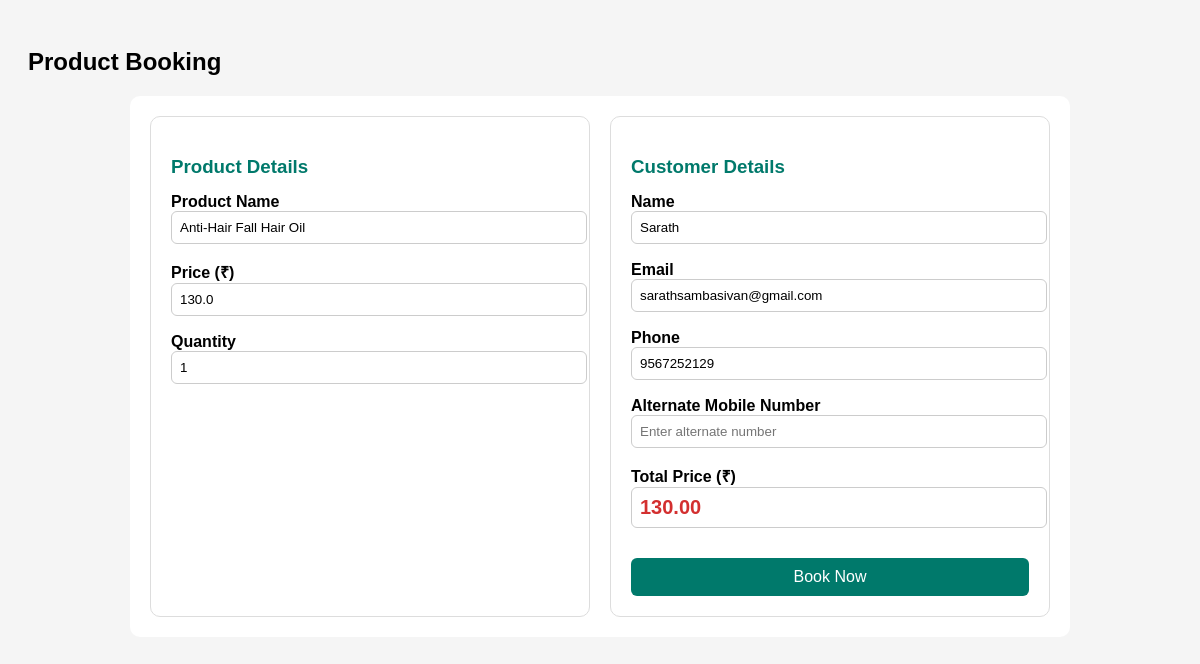
Page /product_booking/1/ (signed in) on the committed database.
### myadmin/models.py (models this page shows, shortened)
class Product(models.Model):
    product_name = models.CharField(max_length=100)
    description = models.TextField()
    price = models.FloatField()
    stock = models.IntegerField()
    available = models.BooleanField()
    image = models.ImageField(upload_to='products/', blank=True, null=True)

class Customer(models.Model):
    mobile_number = models.CharField(max_length=15)
    age = models.IntegerField()
    gender = models.CharField()
    user = models.OneToOneField(User, on_delete=models.CASCADE,related_name='customer')

### myadmin/views.py (the view, shortened to what this page needs)
# urls.py: path("product_booking/<int:id>/", views.product_booking, name="product_booking"),
def product_booking(request, id):
    product = Product.objects.get(id=id)
    user = User.objects.get(id=request.user.id)
    customer = Customer.objects.get(user_id=request.user.id)
    try:
        booking = request.session.get('booking')
        context = {
            'booking': booking,
            'product': product,
            'user': user,
            'customer': customer
        }
        return render(request, 'product_booking.html', context)
    except Exception as e:
        return redirect('customer_dashboard')

### myadmin/templates/product_booking.html (shortened to what this page needs)
{% load static %}
<!DOCTYPE html>
<html>
<head>
</head>
<body>
<h2>Product Booking</h2>
<form method="POST">
<div class="container">
    <div class="card">
        <h3>Product Details</h3>
        <label>Product Name</label>
        <input type="text" value="{{ product.product_name }}" class="input-box" readonly>
        <label>Price (₹)</label>
        <input type="text" id="price" value="{{ product.price }}" class="input-box" readonly>
        <label>Quantity</label>
        <input type="number" name="quantity" id="qty" value="{{ booking.qty | default:'1' }}" min="1" class="input-box" onchange="updateTotal()">
    </div>
    <div class="card">
        <h3>Customer Details</h3>
        <label>Name</label>
        <input type="text" value="{{ customer.user.first_name }}" class="input-box" readonly>
        <label>Email</label>
        <input type="text" value="{{ customer.user.email }}" class="input-box" readonly>
        <label>Phone</label>
        <input type="text" value="{{ customer.mobile_number }}" class="input-box" readonly>
        <label>Alternate Mobile Number</label>
    <input type="text" name="alt_mobile" placeholder="Enter alternate number" class="input-box" value="{{ booking.alt_mobile | default:'' }}">
        <label>Total Price (₹)</label>
        <input type="text" id="total" name="total_price" class="input-box total-box" value="{{ product.price }}" readonly>
        <br><br>
        <button class="button" type="submit">Book Now</button>
    </div>
</div>
</form>
</body>
</html>

### myadmin/templates/product_booking.html (style rules this page uses)
body { font-family: Arial, sans-serif; background: #f5f5f5; padding: 20px; }
.container { max-width: 900px; margin: auto; background: white; padding: 20px; display: grid; grid-template-columns: 1fr 1fr; gap: 20px; border-radius: 10px; }
.card { border: 1px solid #ddd; padding: 20px; border-radius: 10px; background: #fff; }
.card h3 { margin-bottom: 15px; color: #00796b; }
.input-box { width: 100%; padding: 8px; margin-bottom: 12px; border: 1px solid #ccc; border-radius: 6px; }
.button { width: 100%; padding: 10px; background: #00796b; border: none; color: white; cursor: pointer; font-size: 16px; border-radius: 6px; }
.total-box { font-size: 20px; font-weight: bold; color: #d32f2f; }
label { font-weight: bold; margin-top: 5px; display: block; }

### rows in the picture
Product: product_name "Anti-Hair Fall Hair Oil", price "130.0", total_price "130.00"
Customer: user.first_name "Sarath", user.email "sarathsambasivan@gmail.com", mobile_number "9567252129"
